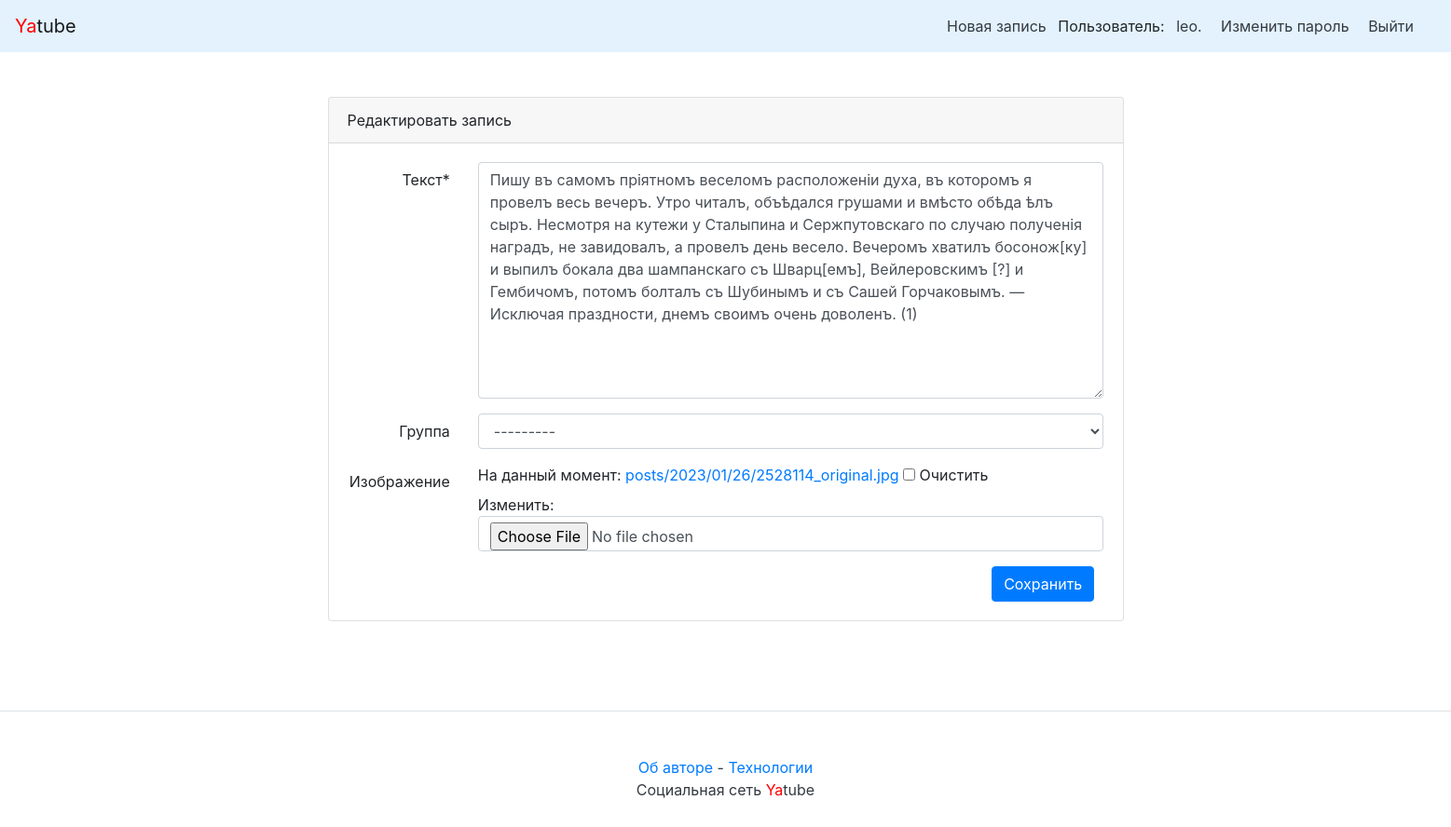
/leo/34/edit/ (signed in), run on the app's committed database.
### posts/models.py (models this page shows, shortened)
class Post(models.Model):
    objects = None
    text = models.TextField(verbose_name='Текст')
    pub_date = models.DateTimeField("date published", auto_now_add=True)
    author = models.ForeignKey(
        User,
        on_delete=models.CASCADE,
        related_name="posts",
        verbose_name='Автор'
    )
    group = models.ForeignKey(
        'Group',
        on_delete=models.CASCADE,
        related_name="posts", blank=True,
        null=True,
        verbose_name='Группа'
    )
    image = models.ImageField(
        upload_to='posts/%Y/%m/%d/',
        blank=True,
        null=True,
        verbose_name='Изображение'
    )
    class Meta:
        ordering = ['-pub_date']
        verbose_name = 'Пост'
        verbose_name_plural = 'Посты'

### posts/views.py (the view)
# urls.py: path('<str:username>/<int:post_id>/edit/', views.post_edit, name='post_edit'),
@login_required
def post_edit(request, username, post_id):
    author = get_object_or_404(User, username=username)
    post = get_object_or_404(Post, author=author, pk=post_id)
    if request.method == 'GET':
        if request.user != post.author:
            return redirect('post', username=username, post_id=post.id)
    form = PostForm(request.POST or None, files=request.FILES or None, instance=post)
    if request.method == 'POST':
        if form.is_valid():
            form.save()
            return redirect('post', username=request.user.username, post_id=post.id)
    return render(request, 'new_post.html', {'form': form, 'post': post})

### posts/forms.py
class PostForm(forms.ModelForm):
    class Meta:
        model = Post
        fields = ("text", "group", 'image')

### posts/context_processors.py (called while the page is built)
def year(request):
    years = datetime.now().year
    return {'year': years}

### posts/models.py (called while the page is built)
    def __str__(self):
        return self.title

### users/templatetags/user_filters.py (called while the page is built)
@register.filter
def addclass(field, css):
        return field.as_widget(attrs={"class": css})

### templates/new_post.html (shortened to what this page needs)
{% extends "base.html" %}
{% block content %}
{% load user_filters %}
<div class="row justify-content-center">
    <div class="col-md-10 p-5">
        <div class="card">
            <div class="card-header">{% if not post %} Добавить запись {% else %} Редактировать запись {% endif %}</div>
            <div class="card-body">
                <form method="post" enctype="multipart/form-data" action={% if post %}"{% url 'post_edit' username=post.author.username post_id=post.id %}"{% else %}"{% url 'new_post' %}"{% endif %}>
                    {% for field in form %}
                        <div class="form-group row" aria-required={% if field.field.required %}"true"{% else %}"false"{% endif %}>
                                <label for="{{ field.id_for_label }}" class="col-md-2 col-form-label text-md-right">{{ field.label }}{% if field.field.required %}<span class="required">*</span>{% endif %}</label>
                                <div class="col-md-10">
                                    {{ field|addclass:"form-control" }}
                                </div>
                        </div>
                    {% endfor %}
                    <div class="col-md-10 offset-md-10">
                            <button type="submit" class="btn btn-primary">
                                {% if not post %} Добавить {% else %} Сохранить {% endif %}
                            </button>
                    </div>
                </form>
            </div>
        </div>
    </div>
</div>
{% endblock %}

### templates/nav.html
<nav class="navbar navbar-light" style="background-color: #e3f2fd;">
    <a class="navbar-brand" href="/"><span style="color:red">Ya</span>tube</a>
    <nav class="my-2 my-md-0 mr-md-3">
        {% if user.is_authenticated %}
            <a class="p-2 text-dark" href="{% url 'new_post' %}">Новая запись</a>
            Пользователь: <a class="p-2 text-dark" href="{% url 'profile' user.username %}">{{ user.username }}.</a>
            <a class="p-2 text-dark" href="{% url 'password_change' %}">Изменить пароль</a>
            <a class="p-2 text-dark" href="{% url 'logout' %}">Выйти</a>
        {% else %}
            <a class="p-2 text-dark" href="{% url 'login' %}">Войти</a> |
            <a class="p-2 text-dark" href="{% url 'signup' %}">Регистрация</a>
        {% endif %}
    </nav>
</nav>

### data on the page
Post: form "Пишу въ самомъ пріятномъ веселомъ расположеніи духа, въ которомъ я провелъ весь вечеръ. Утро читалъ, объѣдался грушами и вмѣсто обѣда ѣлъ сыръ. Несмотря на кутежи у Сталыпина и Сержпутовскаго по случаю полученія наградъ, не завидовалъ, а провелъ день весело. Вечеромъ хватилъ босонож[ку] и выпилъ бокала два шампанскаго съ Шварц[емъ], Вейлеровскимъ [?] и Гембичомъ, потомъ болталъ съ Шубинымъ и съ Сашей Горчаковымъ. — Исключая праздности, днемъ своимъ очень доволенъ. (1)" "---------"

### other printed values
{{ user.username }} "leo"
{{ field.label }} "Текст" "Группа" "Изображение"
